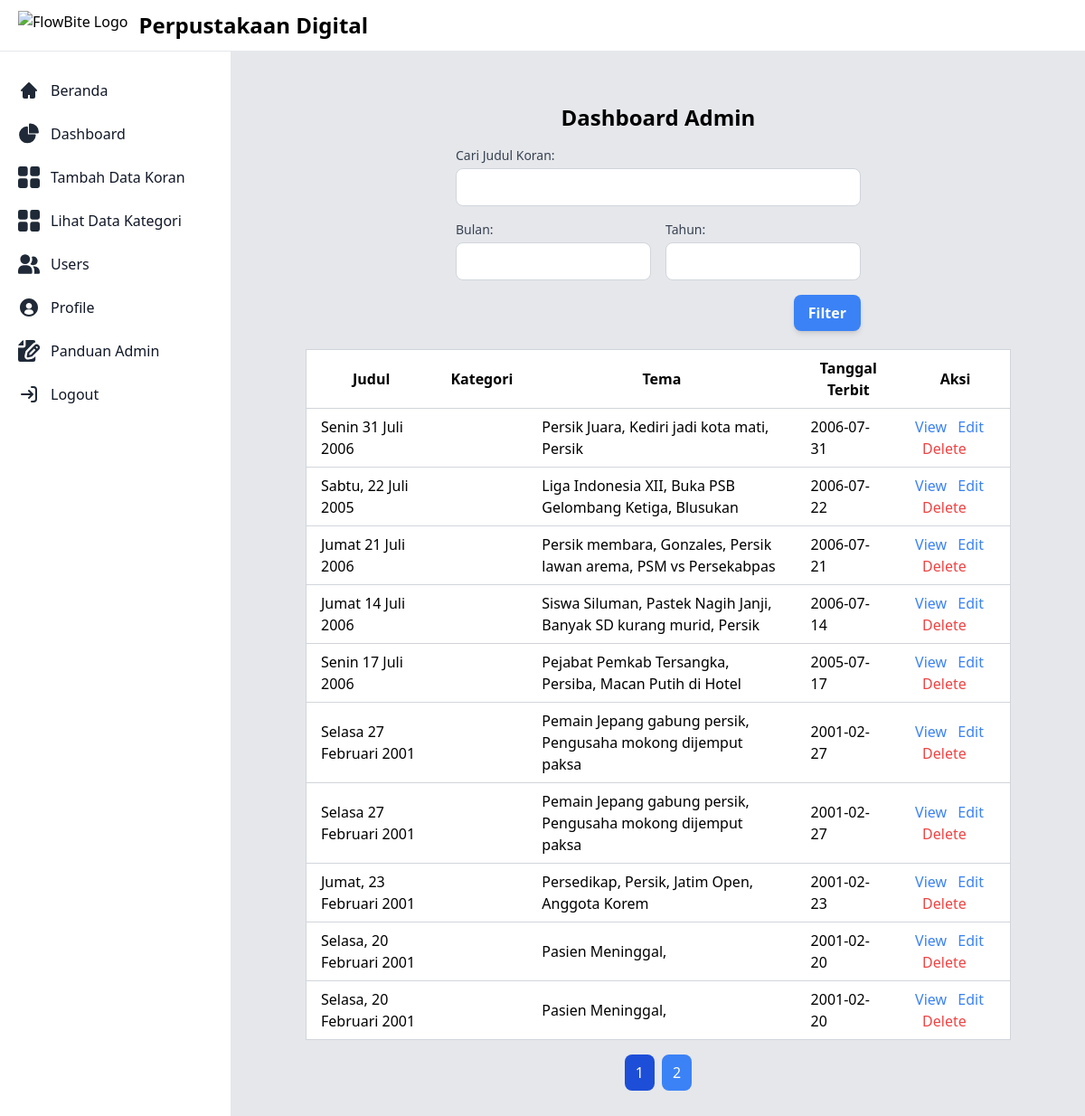
The page /admin/admin_dashboard.php (signed in) on the database as committed earlier.
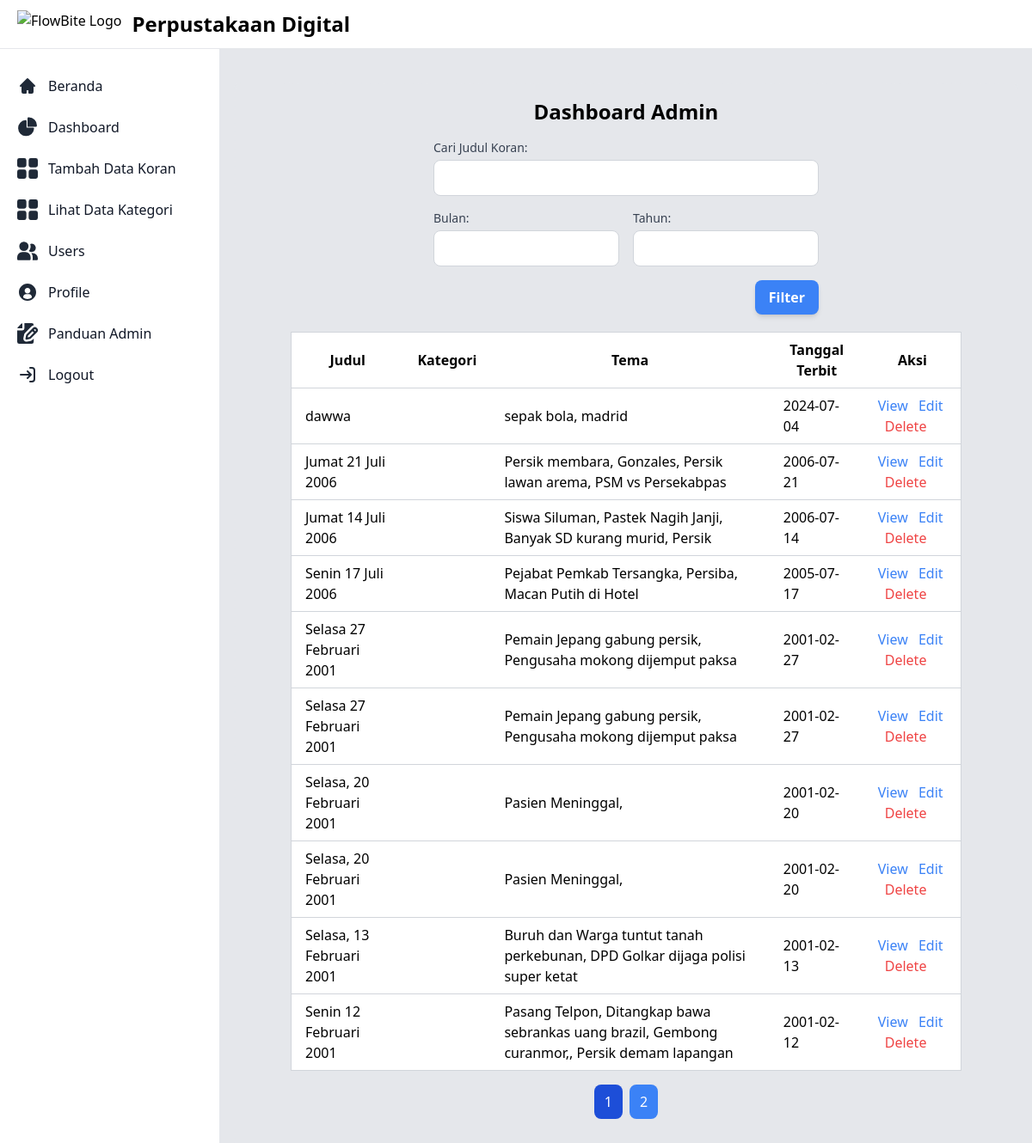
The same page on the database as committed later.
### tables this page shows
CREATE TABLE `newspapers` (
  `id` int(11) NOT NULL,
  `title` varchar(255) NOT NULL,
  `publication_date` date NOT NULL,
  `category` varchar(100) DEFAULT NULL,
  `thumbnail` varchar(255) DEFAULT NULL,
  `pdf_file` varchar(255) NOT NULL,
  `created_at` timestamp NOT NULL DEFAULT current_timestamp(),
  `newspaper_type` varchar(255) DEFAULT NULL
);

### admin/admin_dashboard.php (the view, shortened to what the changed rows need)
<?php
require '../config.php';
$sortBy = isset($_GET['sort']) ? $_GET['sort'] : 'publication_date';
$sortOrder = isset($_GET['order']) && $_GET['order'] === 'asc' ? 'ASC' : 'DESC';
$filterConditions = [];
$page = isset($_GET['page']) && is_numeric($_GET['page']) ? (int)$_GET['page'] : 1;
$limit = 10;
$offset = ($page - 1) * $limit;
$sql = 'SELECT newspapers.*, categories.name AS category_name FROM newspapers LEFT JOIN categories ON newspapers.category_id = categories.id';
$sql .= ' ORDER BY ' . $sortBy . ' ' . $sortOrder;
$stmt = $pdo->prepare($sql . ' LIMIT :limit OFFSET :offset');
$stmtCount = $pdo->prepare('SELECT COUNT(*) AS total FROM newspapers' . (empty($filterConditions) ? '' : ' WHERE ' . implode(' AND ', $filterConditions)));
$stmt->bindParam(':limit', $limit, PDO::PARAM_INT);
$stmt->bindParam(':offset', $offset, PDO::PARAM_INT);
$stmt->execute();
$newspapers = $stmt->fetchAll(PDO::FETCH_ASSOC);
$stmtCount->execute();
$totalResults = $stmtCount->fetchColumn();
$totalPages = ceil($totalResults / $limit);
?>
<!DOCTYPE html>
<html lang="en">
<head>
    <script src="https://cdn.tailwindcss.com"></script>
    <link href="https://cdn.jsdelivr.net/npm/flowbite@2.4.1/dist/flowbite.min.css" rel="stylesheet" />
</head>
<body class="bg-gray-200">
        <?php require 'navbar_admin.php'; ?>
        <div class="p-4 sm:ml-64">
            <div class="p-4 border-2 border-gray-200 border-dashed rounded-lg dark:border-gray-700 mt-14">
                <h1 class="text-center font-bold text-2xl">Dashboard Admin</h1>
                <main class="flex-1 p-4 md:px-8 md:py-4 lg:px-12">
                    <div class="overflow-x-auto">
                        <table class="min-w-full bg-white border border-gray-300">
                            <thead>
                                <tr>
                                    <th class="py-2 px-4 border-b border-gray-300">Judul</th>
                                    <th class="py-2 px-4 border-b border-gray-300">Kategori</th>
                                    <th class="py-2 px-4 border-b border-gray-300">Tema</th>
                                    <th class="py-2 px-4 border-b border-gray-300">Tanggal Terbit</th>
                                    <th class="py-2 px-4 border-b border-gray-300">Aksi</th>
                                </tr>
                            </thead>
                            <tbody>
                                <?php foreach ($newspapers as $newspaper): ?>
                                <tr>
                                    <td class="py-2 px-4 border-b border-gray-300">
                                        <?php echo htmlspecialchars($newspaper['title']); ?>
                                    </td>
                                    <td class="py-2 px-4 border-b border-gray-300">
                                    </td>
                                    <td class="py-2 px-4 border-b border-gray-300">
                                        <?php echo htmlspecialchars($newspaper['category']); ?>
                                    </td>
                                    <td class="py-2 px-4 border-b border-gray-300">
                                        <?php echo htmlspecialchars($newspaper['publication_date']); ?>
                                    </td>
                                    <td class="py-2 px-4 border-b border-gray-300">
                                        <a href="view_newspaper.php?id=<?php echo $newspaper['id']; ?>" class="text-blue-500 hover:text-blue-600">View</a>
                                        <a href="edit_newspaper.php?id=<?php echo $newspaper['id']; ?>" class="text-blue-500 hover:text-blue-600 ml-2">Edit</a>
                                        <a href="#" class="text-red-500 hover:text-red-600 ml-2" onclick="confirmDelete(<?php echo $newspaper['id']; ?>)">Delete</a>
                                    </td>
                                </tr>
                                <?php endforeach; ?>
                            </tbody>
                        </table>
                    </div>
                    <div class="flex justify-center mt-4">
                        <?php for ($i = 1; $i <= $totalPages; $i++): ?>
                        <a href="?page=<?php echo $i; ?>&sort=<?php echo $sortBy; ?>&order=<?php echo $sortOrder; ?>" class="px-3 py-2 mx-1 text-white bg-blue-500 rounded-lg hover:bg-blue-700 <?php echo ($i === $page) ? 'bg-blue-700' : ''; ?>">
                            <?php echo $i; ?>
                        </a>
                        <?php endfor; ?>
                    </div>
                </main>
            </div>
        </div>
</body>
</html>

Rows that differ between the two databases and show on the page:
removed newspapers: title "Senin 31 Juli 2006", category "Persik Juara, Kediri jadi kota mati, Persik", publication_date "2006-07-31"
removed newspapers: title "Sabtu, 22 Juli 2005", category "Liga Indonesia XII, Buka PSB Gelombang Ketiga, Blusukan", publication_date "2006-07-22"
removed newspapers: title "Jumat, 23 Februari 2001", category "Persedikap, Persik, Jatim Open, Anggota Korem", publication_date "2001-02-23"
added newspapers: title "dawwa", category "sepak bola, madrid", publication_date "2024-07-04"
now on this page (row unchanged): newspapers: title "Selasa, 13 Februari 2001", category "Buruh dan Warga tuntut tanah perkebunan, DPD Golkar dijaga polisi super ketat", publication_date "2001-02-13"
now on this page (row unchanged): newspapers: title "Senin 12 Februari 2001", category "Pasang Telpon, Ditangkap bawa sebrankas uang brazil, Gembong curanmor,, Persik demam lapangan", publication_date "2001-02-12"
